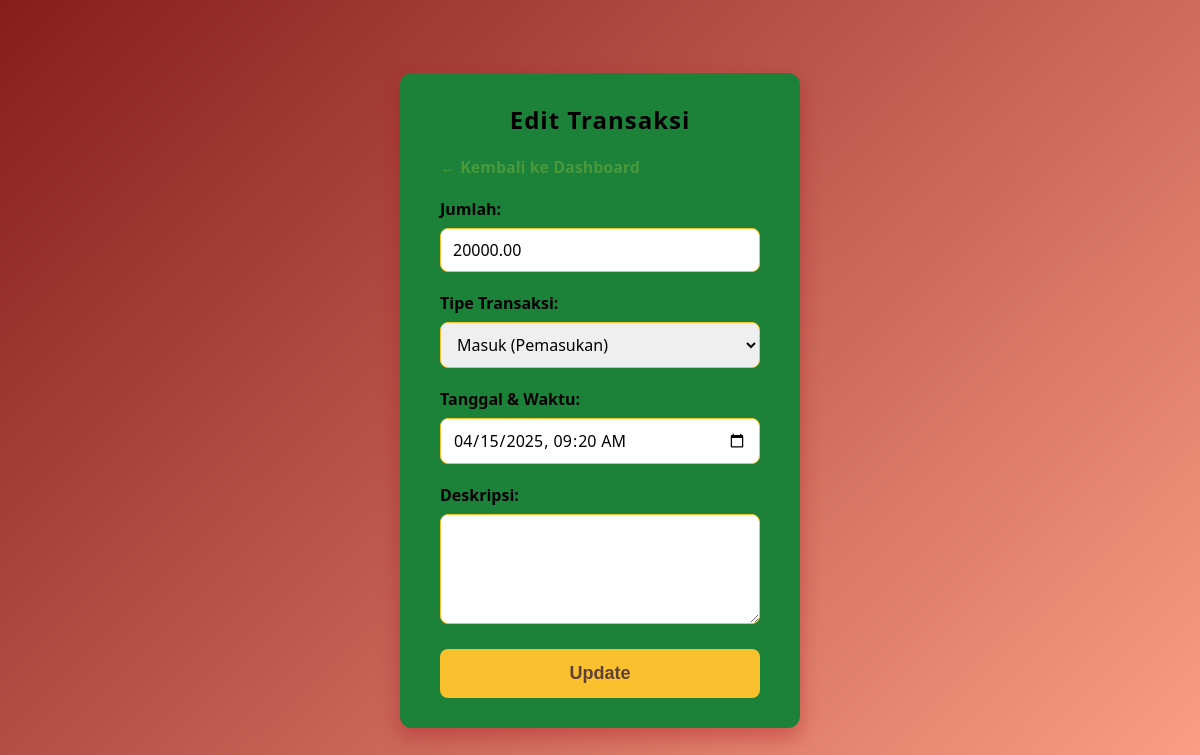
The app's page /edit_transaksi.php?id=20 (signed in) with its own data.
### tables this page shows
CREATE TABLE `transactions` (
  `id` int(11) NOT NULL,
  `user_id` int(11) NOT NULL,
  `amount` decimal(12,2) NOT NULL,
  `transaction_type` enum('in','out') NOT NULL,
  `description` text DEFAULT NULL,
  `created_at` timestamp NOT NULL DEFAULT current_timestamp()
);

### edit_transaksi.php (the view, shortened to what this page needs)
<?php
include 'koneksi.php';
$id = intval($_GET['id']);
$sql = "SELECT * FROM transactions WHERE id = $id";
$result = $conn->query($sql);
$transaksi = $result->fetch_assoc();
?>
<!DOCTYPE html>
<html lang="id">
<head>
</head>
<body>
<div class="container">
    <h2>Edit Transaksi</h2>
    <a href="index.php" class="back-link">&larr; Kembali ke Dashboard</a>
    <form method="POST" action="">
        <label for="amount">Jumlah:</label>
        <input type="number" id="amount" name="amount" step="0.01" required value="<?= htmlspecialchars($transaksi['amount']) ?>">
        <label for="transaction_type">Tipe Transaksi:</label>
        <select id="transaction_type" name="transaction_type" required>
            <option value="in" <?= $transaksi['transaction_type'] == 'in' ? 'selected' : '' ?>>Masuk (Pemasukan)</option>
        </select>
        <label for="created_at">Tanggal & Waktu:</label>
        <input type="datetime-local" id="created_at" name="created_at" required value="<?= htmlspecialchars(date('Y-m-d\TH:i', strtotime($transaksi['created_at']))) ?>">
        <label for="description">Deskripsi:</label>
        <textarea id="description" name="description" rows="4"><?= htmlspecialchars($transaksi['description']) ?></textarea>
        <button type="submit">Update</button>
    </form>
</div>
</body>
</html>

### edit_transaksi.php (style rules this page uses)
* { box-sizing: border-box; }
body { font-family: 'Segoe UI', Tahoma, Geneva, Verdana, sans-serif; background: linear-gradient(135deg,rgb(133, 29, 29) 0%, #fda085 100%); margin: 0; min-height: 100vh; display: flex; justify-content: center; align-items: center; padding: 20px; }
.container { background:rgb(28, 130, 57); padding: 30px 40px; border-radius: 12px; box-shadow: 0 8px 20px rgba(171, 16, 29, 0.4); width: 400px; max-width: 100%; }
h2 { color:rgb(0, 0, 0); margin-top: 0; margin-bottom: 20px; font-weight: 700; letter-spacing: 1px; text-align: center; }
a.back-link { display: inline-block; margin-bottom: 20px; color:rgb(72, 153, 60); text-decoration: none; font-weight: 600; transition: color 0.3s ease; }
form label { display: block; margin-bottom: 8px; font-weight: 600; color:rgb(0, 0, 0); }
input[type="number"], input[type="datetime-local"], select, textarea { width: 100%; padding: 10px 12px; border: 1.8px solid #fbc02d; border-radius: 8px; font-size: 16px; margin-bottom: 20px; transition: border-color 0.3s ease; font-family: inherit; resize: vertical; }
button { width: 100%; padding: 14px; background-color: #fbc02d; border: none; border-radius: 8px; color: #5d4037; font-size: 18px; font-weight: 700; cursor: pointer; transition: background-color 0.3s ease; }

### records on screen
transactions: amount "20000.00", transaction_type "Masuk (Pemasukan)", created_at "04/15/2025 09:20"
